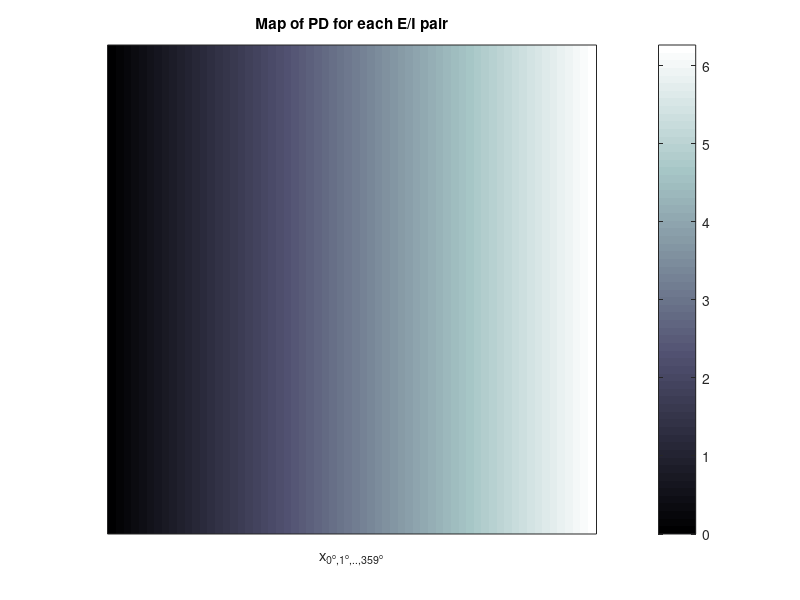

Here is the MATLAB script that generated this plot: (Note: this script raises an error after producing the figure.)
clear all; clc; %close all
%% This is just to make a grid and then superpose an orientation map on the grid 
grid = 360;    % grid size
th_size = 360;
theta = zeros(1,th_size);

theta = deg2rad(linspace(0,359,th_size));
figure; 
imagesc(theta); axis square
colormap(bone); colorbar
title 'Map of PD for each E/I pair'
xlabel 'x_{0^o,1^o,..,359^o}'
set(gca,'YTick',[],'XTick',[])
%% parameters
deltatheta = deg2rad(1);
Jee = 0.044;
Jie = 0.042;
Jei = 0.023;
Jii = 0.018;
sigmadir = deg2rad(64);
sigmaFF = deg2rad(60);
kappaE = 0.1;
kappaI = 0.2;
%% Compute Direction preference for each pair
[X,Y] = meshgrid(reshape(theta',1,grid),reshape(theta',1,grid));
minD = abs(angdiff(Y,X));% .* deltatheta;
figure; imagesc(minD); axis square; 
colormap(copper); colorbar
title 'Dist_{min} between each E/I pairs ({\Delta}PD)'
xlabel 'x_{0^o,1^o,..,359^o}'
ylabel 'x_{0^o,1^o,..,359^o}'
set(gca,'YDir','Normal','YTick',[],'XTick',[])
%% Compute Weights
GsigmaDirE = kappaE * exp(-(minD.^2) / (2 * sigmadir^2));
GsigmaDirI = kappaI * exp(-(minD.^2) / (2 * sigmadir^2));
%%%%%%%%%%%%%%%%%%%%%%%%%%%%%%
Wee = rand(grid,grid);
Wee(Wee < GsigmaDirE) = 1;
Wee(Wee ~= 1) = 0;
Wee = Wee .* normrnd(Jee,0.25*Jee,[grid grid]);
Wee = max(Wee,0);
cWee = Jee * sum(GsigmaDirE,2);
aWee = sum(Wee,2);
sWee = cWee ./ aWee;
sWee(isinf(sWee)==1) = 0;
Wee = Wee .* repmat(sWee,1,grid);
% Wee = Jee .* GsigmaDir; 
%%%%%%%%%%%%%%%%%%%%%%%%%%%%%% 
Wie = rand(grid,grid);
Wie(Wie < GsigmaDirE) = 1;
Wie(Wie ~= 1) = 0;
Wie = Wie .* normrnd(Jie,0.25*Jie,[grid grid]);
Wie = max(Wie,0);
cWie = Jie * sum(GsigmaDirE,2);
aWie = sum(Wie,2);
sWie = cWie ./ aWie;
sWie(isinf(sWie)==1) = 0;
Wie = Wie .* repmat(sWie,1,grid);
% Wie = Jie .* GsigmaDir;
%%%%%%%%%%%%%%%%%%%%%%%%%%%%%%
Wii = rand(grid,grid);
Wii(Wii < GsigmaDirI) = 1;
Wii(Wii ~= 1) = 0;
Wii = Wii .* normrnd(Jii,0.25*Jii,[grid grid]);
Wii = max(Wii,0);
cWii = Jii * sum(GsigmaDirI,2);
aWii = sum(Wii,2);
sWii = cWii ./ aWii;
sWii(isinf(sWii)==1) = 0;
Wii = Wii .* repmat(sWii,1,grid);
% Wii = Jii .* GsigmaDir; 
%%%%%%%%%%%%%%%%%%%%%%%%%%%%%%
Wei = rand(grid,grid);
Wei(Wei < GsigmaDirI) = 1;
Wei(Wei ~= 1) = 0;
Wei = Wei .* normrnd(Jei,0.25*Jei,[grid grid]);
Wei = max(Wei,0);
cWei = Jei * sum(GsigmaDirI,2);
aWei = sum(Wei,2);
sWei = cWei ./ aWei;
sWei(isinf(sWei)==1) = 0;
Wei = Wei .* repmat(sWei,1,grid);
% Wei = Jei .* GsigmaDir; 
%%%%%%%%%%%%%%%%%%%%%%%%%%%%%%
W = [Wee -Wei; Wie -Wii];
figure
subplot(2,2,1); imagesc(Wee); axis square; set(gca,'YDir','Normal','YTick',[],'XTick',[])
title([sprintf('%.4f',min(Wee(:))),'\leq','W_{EE}','\leq',sprintf('%.4f',max(Wee(:)))])
subplot(2,2,2); imagesc(Wei); axis square; set(gca,'YDir','Normal','YTick',[],'XTick',[])
title([sprintf('%.4f',min(Wei(:))),'\leq','W_{EI}','\leq',sprintf('%.4f',max(Wei(:)))])
subplot(2,2,3); imagesc(Wie); axis square; set(gca,'YDir','Normal','YTick',[],'XTick',[])
title([sprintf('%.4f',min(Wie(:))),'\leq','W_{IE}','\leq',sprintf('%.4f',max(Wie(:)))])
subplot(2,2,4); imagesc(Wii); axis square; set(gca,'YDir','Normal','YTick',[],'XTick',[])
title([sprintf('%.4f',min(Wii(:))),'\leq','W_{II}','\leq',sprintf('%.4f',max(Wii(:)))])
colormap(copper)
xlabel 'x_{0^o,1^o,..,359^o}'
ylabel 'x_{0^o,1^o,..,359^o}'
suptitle 'Connection Weights'
%% h(theta)
hphi = ones(th_size,grid);
coh = 1; % stim coherence?
sigmaFF = deg2rad(60); % stimulus width
hphi = hphi .* (coh * exp(-(theta - deg2rad(180)).^2 / (2 * sigmaFF^2)));% + (1 - coh);
for i = 1:grid
    phi = theta(i); % stimulus direction phi
    hphi(i,:) = circshift(hphi(i,:),i-180);
end
figure;
imshow(hphi); axis square; colorbar
set(gca,'YDir','Normal')
title 'h(\theta)'
ylabel 'h(x_i)'
xlabel 'x_{0^o,1^o,..,359^o}'
%% Tau, k, & n
makeitRND = 'yes';
TSpan = [0 400];
r0 = zeros(2*grid,1);
tauE = 20;
tauI = 10;
tau = zeros(2*grid,1);
switch makeitRND
    case 'yes'
        tau = [normrnd(tauE,0.05 * tauE, [grid 1]); normrnd(tauI,0.05 * tauI, [grid 1])];
        unE = 2.0;
        unI = 2.2;
        n = [normrnd(unE,0.05*unE, [grid 1]);normrnd(unI,0.05*unI, [grid 1])];
        uk = 0.04;
        k = normrnd(uk,0.05*uk, [2*grid 1]);
    case 'no'
        tau(mod(1:2*grid,2)==1) = tauE;
        tau(mod(1:2*grid,2)==0) = tauI;
        n = zeros(2*grid,1) + 2;
        k = zeros(2*grid,1) + 0.04;
end
return
%% Microstim
ms = 'on';
amp = -1;
switch ms
    case 'on'
        msExc = amp .* rand(grid,1);
%         hphi = meshgrid(msExc') + hphi; 
    case 'off'
        msExc = zeros(grid,1);
end
% Solve ODE 
c = 3;
stimpool = 90;
h = [hphi(stimpool,:)';hphi(stimpool,:)'];
msExc = [msExc;msExc];
% Solve ODE to obtain R
[t,r] = ode45(@(t,r) isn4(t,r,sparse(W),h,tau,k,c,n,msExc),TSpan,r0);
r = real(r);
Rei.fr = r;
Rei.t = t;
rf = r(end,:);

meanR = 'end';
switch meanR
    case 'end'
        FR = Rei(1).fr(end,:); % Response at the end of Evolution
    case 'all'
        FR = mean(Rei(1).fr);
end
rE = FR(1:360);%FR(mod(1:2*grid,2)==1);
rI = FR(361:end);%FR(mod(1:2*grid,2)==0);

%%
r = []; 
r(1,:,:) = rE;
r(2,:,:) = rI;
r = squeeze(mean(r));
ctl = 0:1:180;
R = cell(1,size(ctl,2));
hx_dir = ones(1,size(theta,2)) * theta(stimpool);
EI_dev = round(rad2deg(abs(angdiff(hx_dir,theta))));
for j = 1:size(ctl,2)
    R{j} = [R{j} r(EI_dev == ctl(j))];
end
Rmean = cellfun(@nanmean,R);

RE = cell(1,size(ctl,2));
RI = RE;
for j = 1:size(ctl,2)
    RE{j} = [RE{j} rE(EI_dev == ctl(j))];
    RI{j} = [RI{j} rI(EI_dev == ctl(j))];
end
RmeanE = cellfun(@mean,RE);
RmeanI = cellfun(@mean,RI);

Rmean1m = Rmean;
%%
figure
plot(ctl,Rmean1m,'b','LineWidth',2); hold on
plot(ctl,Rmean0,'k','LineWidth',2)
plot(ctl,Rmean1,'r','LineWidth',2)
legend('-FB','Boring','+FB')
title 'mean E/I Response'
xlim([-5 185])
% ylim([0 1])
xlabel 'Deviation from MT PD^o'
ylabel 'Firing Rate'
%%
% Plot
figure
subplot(2,2,1)
plot(hphi(stimpool,:),'k','LineWidth',2)
legend 'h(\phi)'
xlabel 'E/I pair PD (deg)'
title(sprintf('Input Stim:  %d^o',stimpool))

pair = stimpool;
subplot(2,2,2)
plot(Rei.t,Rei.fr(:,pair-1),'b',Rei.t,Rei.fr(:,pair),'r','linewidth',2); hold on
legend('rE','rI')
box off
xlabel 'Time (ms)'
ylabel 'Firing rate'
title(sprintf('E/I pair@ %d^o',stimpool))

r = [];
% rE = FR(mod(1:2*grid,2)==1);
% rI = FR(mod(1:2*grid,2)==0);
r(1,:,:) = rE;
r(2,:,:) = rI;
r = squeeze(mean(r));
ctl = 0:1:180;
R = cell(1,size(ctl,2));
hx_dir = ones(1,size(theta,2)) * theta(stimpool);
EI_dev = floor(rad2deg(abs(angdiff(hx_dir,theta))));
for j = 1:size(ctl,2)
    R{j} = [R{j} r(EI_dev == ctl(j))];
end
Rmean = cellfun(@nanmean,R);

subplot(2,2,3)
plot(rE,'b','LineWidth',2); hold on
plot(rI,'r','LineWidth',2)
legend('rE','rI')
ylim([0 1])
xlabel 'E/I pair PD (deg)'
ylabel 'Firing rate'

% rE = FR(mod(1:2*grid,2)==1);
% rI = FR(mod(1:2*grid,2)==0);
ctl = 0:1:180;
RE = cell(1,size(ctl,2));
RI = RE;
hx_dir = ones(1,size(theta,2)) * theta(stimpool);
EI_dev = floor(rad2deg(abs(angdiff(hx_dir,theta))));
for j = 1:size(ctl,2)
    RE{j} = [RE{j} rE(EI_dev == ctl(j))];
    RI{j} = [RI{j} rI(EI_dev == ctl(j))];
end
RmeanE = cellfun(@mean,RE);
RmeanI = cellfun(@mean,RI);

subplot(2,2,4)
plot(ctl,Rmean,'k','LineWidth',2); hold on
plot(ctl,RmeanE,'b','LineWidth',1)
plot(ctl,RmeanI,'r','LineWidth',1)
legend('E/I','rE','rI')
% legend('rE','rI')
xlim([-5 185])
ylim([0 1])
xlabel 'Deviation from MT PD^o'
ylabel 'Firing Rate'
